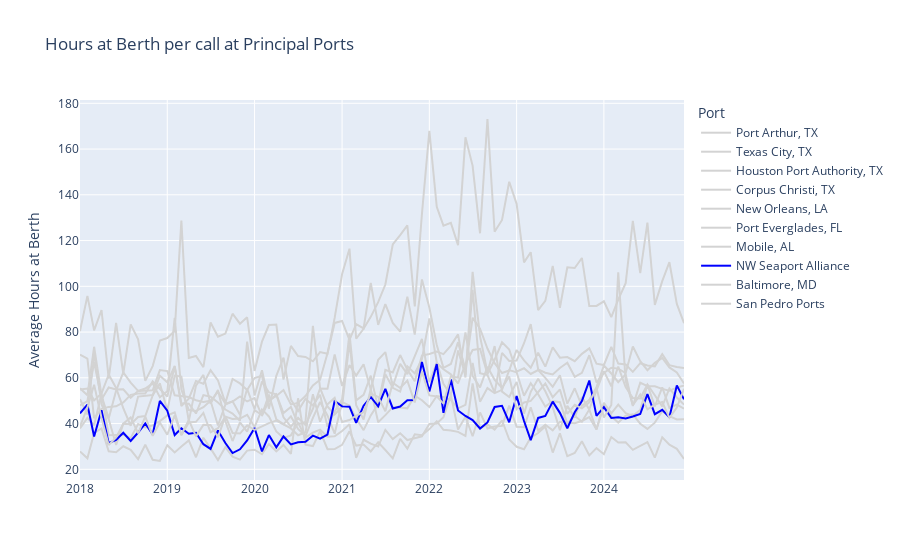

Notebook source saved alongside this figure:
### Markdown cell above
Better to filter by volume

### Code cell
plot_line(
        df=calls_df, cat_group='port_group', time_col='month',
        y_col='hrs_at_berth', y_col_alias='Average Hours at Berth',
        title='Hours at Berth per call at Principal Ports', width=None, height=None,
        labels={'port_group':'Port', 'month':''},
        cat_limit=10, cat_limit_col='hrs_at_berth',
        highlight='NW Seaport Alliance', highlight_color='blue'
    )
